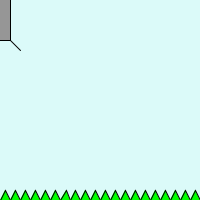
Frame 1 (no input)
Frame 60 (the mouse pressed at the canvas centre just before this capture): identical to frame 1, image omitted
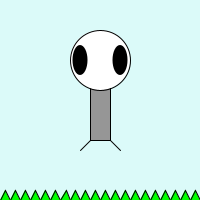
Frame 120 (the mouse held since frame 60 and released just before this capture)

The Processing sketch that drew these frames (run headless with seeded random() and noise(); from frame 60 on, the mouse is pressed at the canvas centre):

// Processing sketch: processing_128403
// ── processing_128403.pde

void setup() {
  size(200, 200);
  background(0, 255, 0);
}

//mover o rato

void draw() {
  background(219, 250, 249);
  smooth();
  noCursor();
  
 //corpo
   rectMode(CENTER);
  stroke(0);
  fill(150);
  rect(mouseX, mouseY, 20, 80);
  
 //cara
  ellipseMode(CENTER);
  stroke(0);
  fill(255);
  ellipse(mouseX, mouseY-40, 60, 60);
 //olhos
  noStroke();
  fill(0);
  ellipse(mouseX-20, mouseY-40, 15, 30);
  ellipse(mouseX+20, mouseY-40, 15, 30);
 //braços
  stroke(0);
  line(mouseX-10, mouseY+40, mouseX-20, mouseY+50);
  line(mouseX+10, mouseY+40, mouseX+20, mouseY+50); 

//relva
fill(0, 255, 0);
triangle(0, 200, 10, 200, 5, 190);
triangle(10, 200, 20, 200, 15, 190);
triangle(20, 200, 30, 200, 25, 190);
triangle(30, 200, 40, 200, 35, 190);
triangle(40, 200, 50, 200, 45, 190);
triangle(50, 200, 60, 200, 55, 190);
triangle(60, 200, 70, 200, 66, 190);
triangle(70, 200, 80, 200, 75, 190);
triangle(80, 200, 90, 200, 85, 190);
triangle(90, 200, 100, 200, 95, 190);
triangle(100, 200, 110, 200, 105, 190);
triangle(110, 200, 120, 200, 115, 190);
triangle(120, 200, 130, 200, 125, 190);
triangle(130, 200, 140, 200, 135, 190);
triangle(140, 200, 150, 200, 145, 190);
triangle(150, 200, 160, 200, 155, 190);
triangle(160, 200, 170, 200, 165, 190);
triangle(170, 200, 180, 200, 175, 190);
triangle(180, 200, 190, 200, 185, 190);
triangle(190, 200, 200, 200, 195, 190);

}
